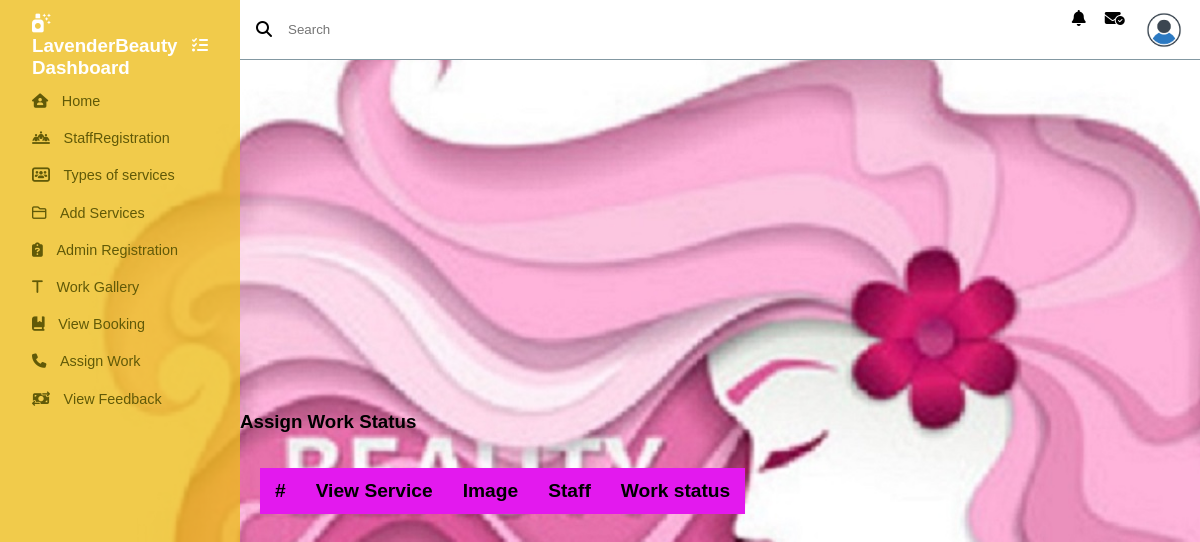
Before: /adminboutique/Assignwork/ with the older database file.
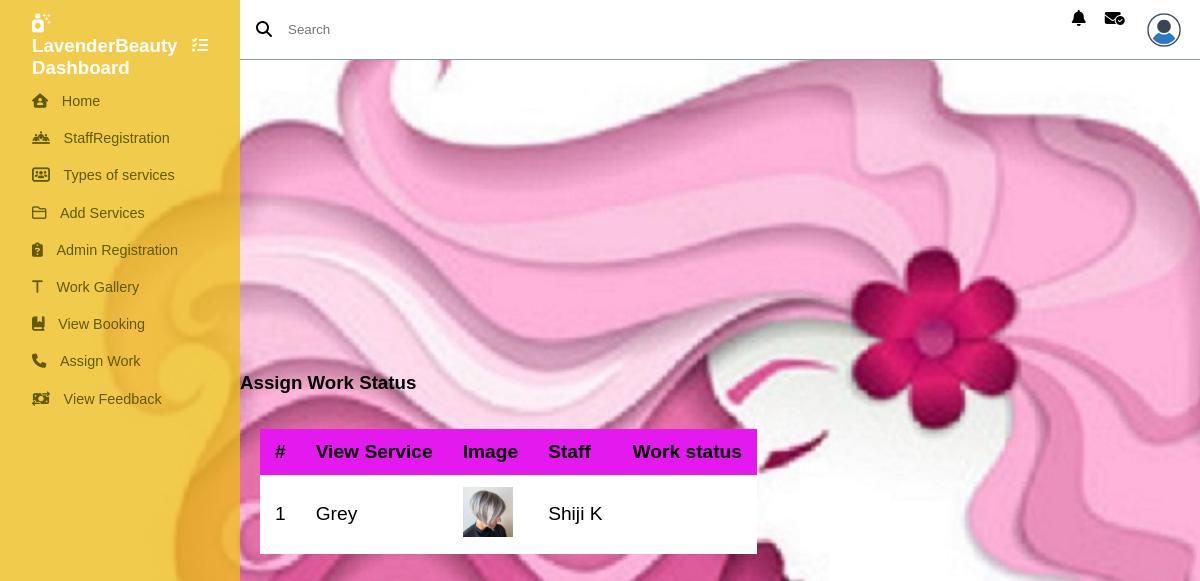
After: the same page with the newer database file.
### Admin/models.py (models this page shows)
class tbl_assignstaff(models.Model):
    staff=models.ForeignKey(tbl_staffreg,on_delete=models.CASCADE)
    booking=models.ForeignKey('Userboutique.tbl_bookingservice',on_delete=models.CASCADE)
    assign_status=models.IntegerField(default='0')

class tbl_addservices(models.Model):
    servicesdetail=models.CharField(max_length=40)
    rate=models.CharField(max_length=35)
    image=models.FileField(upload_to="Hairstylepic/")
    servicestypes=models.ForeignKey(tbl_typesofservices,on_delete=models.CASCADE)

class tbl_staffreg(models.Model):
    name=models.CharField(max_length=40)
    username=models.CharField(max_length=40)
    phone=models.CharField(max_length=45)
    email=models.CharField(max_length=40)
    gender=models.CharField(max_length=45)
    password=models.CharField(max_length=45)
    doj=models.DateField(auto_now_add=True,null=True)
    image=models.FileField(upload_to="Shoppic/")
    photo=models.FileField(upload_to="Shoppic/")

### Userboutique/models.py (models this page shows)
class tbl_bookingservice(models.Model):
    booking_status=models.CharField(max_length=1,default='0')
    booking_date=models.DateField(auto_now_add=True,null=True)
    booked_date=models.DateField(null=True)
    user=models.ForeignKey(tbl_user,on_delete=models.CASCADE)
    services=models.ForeignKey(tbl_addservices,on_delete=models.CASCADE,null=True)

### Admin/views.py (the view)
# urls.py: path('Assignwork/',views.assignwork,name="assignwork"),
def assignwork(request):
    booking=tbl_bookingservice.objects.all()
    assigndata=tbl_assignstaff.objects.filter(assign_status=1)
    return render(request,'Admin/Assignwork.html',{'assignstaff':assigndata})

### Admin/Templates/Admin/Assignwork.html (shortened to what this page needs)
{% extends 'Admin/Header.html' %}
{% load static %}
{% block content%}
<!DOCTYPE html>
<html lang="en">
<head>
</head>
<body>
    <h3>Assign Work Status</h3>
    <table class="content-table">
        <tr>
            <th>#</th>
            <th>View Service</th>
            <th>Image</th>
            <th>Staff</th>
            <th>Work status</th>
        </tr>
        {% for l in assignstaff %}
        <tr>
            <td>{{forloop.counter}}</td>
            <td>{{l.booking.services.servicesdetail}}</td>
            <td><img src="{{l.booking.services.image.url}}" width="50" height="50"></td>
            <td>{{l.staff.name}}</td>
            <td></td>
        </tr>
        {% endfor %}
    </table>
</body>
</html>
{% endblock content %}

### Admin/Templates/Admin/Header.html (shortened to what this page needs)
{% load static %}
<!DOCTYPE html>
<html lang="en">
<head>
    <link rel="stylesheet" href="https://cdnjs.cloudflare.com/ajax/libs/font-awesome/6.4.2/css/all.min.css"/>
</head>
<body>
    <div class="sidebar">
        <div class="sidebar-header">
            <h3 class="brand"><span><i class="fas fa-air-freshener"></i></span><span>LavenderBeauty Dashboard</span></h3>
            <label for="sidebar-toggle"><i class="fas fa-tasks"></i></label>
        </div>
        <div class="sidebar-menu">
            <ul>
                <li>
                    <a href="{% url 'adminboutique:adminboutique' %}">
                        <span><i class="fa-solid fa-house-user"></i></span>
                        <span>Home</span>
                    </a>
                </li>
                <li>
                    <a href="{% url 'adminboutique:staffreg' %}">
                        <span><i class="fa-solid fa-people-line"></i></span>
                        <span>StaffRegistration</span>
                    </a>
                </li>
                <li>
                    <a href="{% url 'adminboutique:servicestypes'%}">
                        <span><i class="fa-solid fa-users-rectangle"></i></span>
                        <span>Types of services</span>
                    </a>
                </li>
                <li>
                    <a href="{% url 'adminboutique:addservices' %}">
                        <span><i class="fa-regular fa-folder-closed"></i></span>
                        <span>Add Services</span>
                    </a>
                </li>
                <li>
                    <a href="{% url 'adminboutique:adminreg' %}">
                        <span><i class="fa-solid fa-clipboard-question"></i></span>
                        <span>Admin Registration</span>
                    </a>
                </li>
                <li>
                    <a href="{% url 'adminboutique:work' %}">
                        <span><i class="fa-solid fa-t"></i></span>
                        <span>Work Gallery</span>
                    </a>
                </li>
                <li>
                    <a href="{% url 'adminboutique:viewbooking' %}">
                        <span><i class="fa-solid fa-book-bookmark"></i></span>
                        <span>View Booking</span>
                    </a>
                </li>
                <li>
                    <a href="{% url 'adminboutique:assignwork' %}">
                        <span><i class="fa-solid fa-phone"></i></span>
                        <span>Assign Work</span>
                    </a>
                </li>
                <li>
                    <a href="{% url 'adminboutique:viewfeedback' %}">
                        <span><i class="fa-solid fa-money-bill-transfer"></i></span>
                        <span>View Feedback</span>
                    </a>
                </li>
            </ul>
        </div>
    </div>
    <div class="main-content">
        <header>
            <div class="search-wrapper">
                <span><i class="fa-solid fa-magnifying-glass"></i></span>
                <input type="search" placeholder="Search">
            </div>
            <div class="social-icons">
                <span><i class="fa-solid fa-bell"></i></span>
                <span><i class="fa-solid fa-envelope-circle-check"></i></span>
                <div></div>
            </div>
        </header>
        {% block content %}
        {%endblock content%}

Changed rows visible on the page:
added tbl_assignstaff: booking.services.servicesdetail "Grey", booking.services.image (picture), staff.name "Shiji K"
